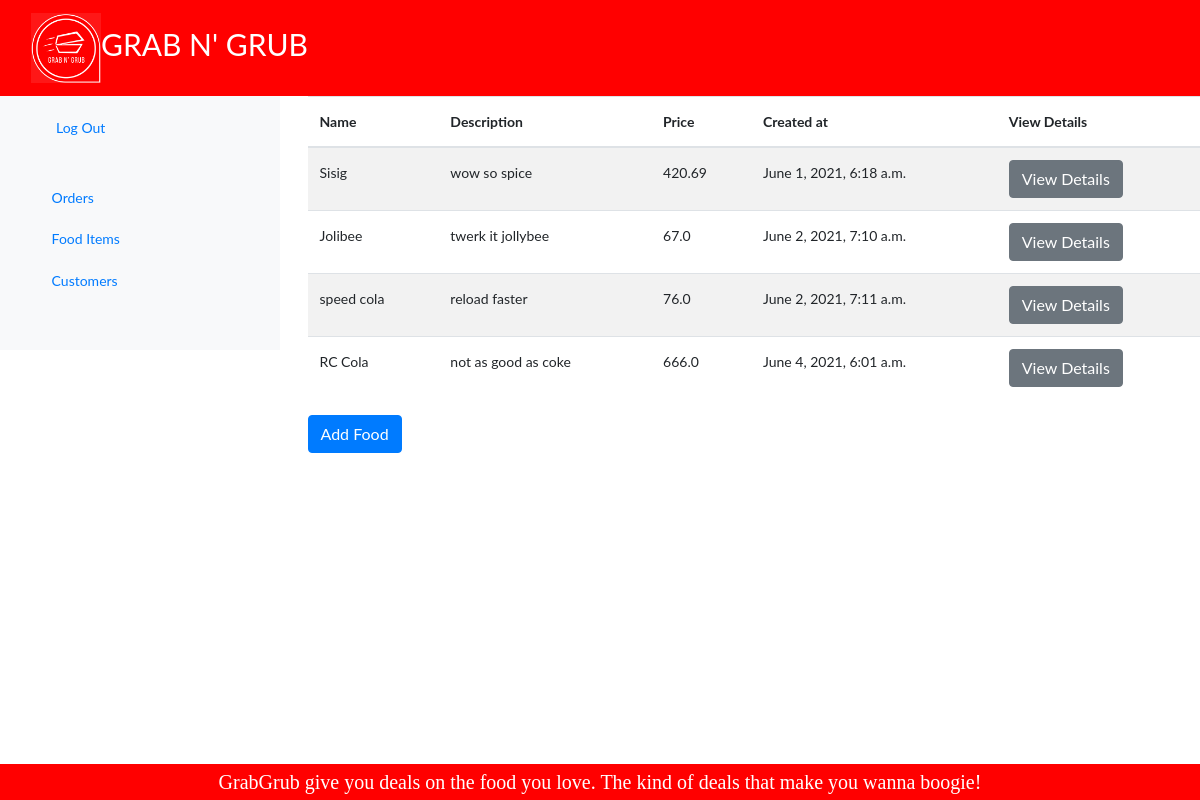
The app's page /food with its own data.
### Kiosk/models.py (models this page shows, shortened)
class Food(models.Model):
    name = models.CharField(max_length=300)
    description = models.CharField(max_length=2000)
    price = models.FloatField()
    created_at = models.DateTimeField(auto_now=True)
    objects = models.Manager()

### Kiosk/views.py (the view)
# urls.py: path('food', views.food, name='food'),
def food(request):
    food_object = Food.objects.all()
    return render(request, 'Kiosk/food.html', {'Food':food_object})

### Kiosk/templates/Kiosk/food.html
{% extends 'Kiosk/base.html' %}
{% load static %}
{% block content %}
<table class="table table-striped">
  <thead>
      <th scope="col"> Name </th>
      <th scope="col"> Description </th>
      <th scope="col"> Price </th>
      <th scope="col"> Created at </th>
      <th scope="col"> View Details </th>
  </thead>
  <tbody>
      {% for d in Food %}
      <tr>
          <td> {{ d.name }} </td>
          <td> {{ d.description }} </td>
          <td> {{ d.price }} </td>
          <td> {{ d.created_at}} </td>
          <td> <a href="{% url 'food_detail' pk=d.pk %}"><dutton type="button" class="btn btn-secondary">View Details</button></a> </td>
      </tr>
      {% endfor %}
  </tbody>
</table>
<a href="{% url 'add_food' %}"><button type="button" class="btn btn-primary">Add Food</button>
{% endblock %}

### Kiosk/templates/Kiosk/base.html (style rules this page uses)
body { margin: 0; font-family: "Lato", sans-serif; }

### records on screen
Food: name "Sisig", description "wow so spice", price "420.69", created_at "June 1, 2021, 6:18 a.m."
Food: name "Jolibee", description "twerk it jollybee", price "67.0", created_at "June 2, 2021, 7:10 a.m."
Food: name "speed cola", description "reload faster", price "76.0", created_at "June 2, 2021, 7:11 a.m."
Food: name "RC Cola", description "not as good as coke", price "666.0", created_at "June 4, 2021, 6:01 a.m."
